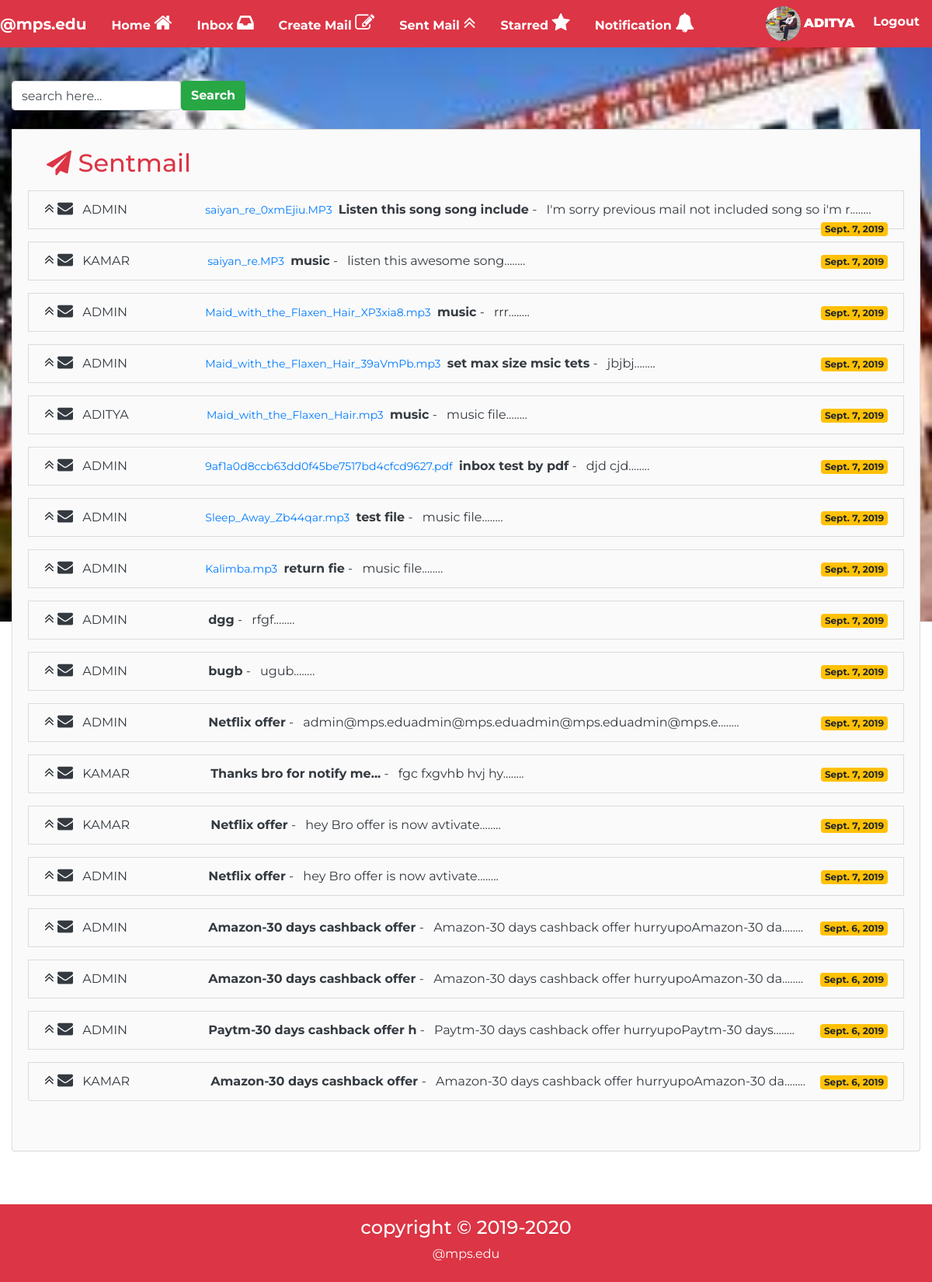
The app's page /sentmail/ (signed in) with its own data.
### account/models.py (models this page shows, shortened)
class Profile(models.Model):
	user=models.OneToOneField(User,on_delete=models.CASCADE)
	gender=models.CharField(max_length=10,choices=(('Male','Male'),('Female','Female')),default='Male')
	tel=models.CharField(max_length=10)
	pic=models.ImageField(upload_to='profile/profile_pic',default="profile/profile_pic/profile_img.jpg")
	type=models.CharField(max_length=10,choices=(('Student','Student'),('Teacher','Teacher')),default='Student')
	security=models.CharField(max_length=50,default="")

### mail/models.py (models this page shows)
class Sentmail(models.Model):
	profile=models.ForeignKey(Profile,on_delete=models.CASCADE,related_name="sentmail_profile")
	to_user=models.ForeignKey(Profile,on_delete=models.CASCADE,related_name="to_user",default='')
	sub=models.CharField(max_length=200)
	msg=models.TextField()
	attach=models.FileField(upload_to="attach_data/",default="",blank=True)
	date=models.DateField(auto_now_add=True)

### mail/views.py (the view)
# urls.py: path('sentmail/',views.sentmail),
@login_required(login_url="/account/login")
def sentmail(req):
	sentmail=Sentmail.objects.filter(profile__user__username=req.user).order_by('-id')
	return render(req,"mail/sentmail.html",{"sentmail":sentmail})

### mail/templates/mail/sentmail.html (shortened to what this page needs)
{%extends 'mail/basic.html'%}
{%block body%}
<div class="container-fluid">
	<section class="my-5">
		<div class=" mt-5 mb-3">
		<form action="/home/search/" method="post" class="form-inline ">
		<input type="search" value="search here..." class="form-control">
		<button type="submit" class="btn btn-success my-2 font-weight-bolder">Search</button>
	</form>
	</div>
	<div class="remove-underline list-group-item bg list-group-item-secondary pb-5 pt-4">
		<h2 class="text-danger ml-4"><i class="fa fa-paper-plane"></i> Sentmail</h2>
{% for msg in sentmail%}
<li class="list-group-item list-group-item-secondary inbox my-3 delhover" id="delhover{{msg.id}}">
    <a href="/home/sentmail_view/{{msg.id}}" class="text-dark">
   <i class="fa fa-angle-double-up font-awesome-size"></i>&nbsp<i class="fa fa-envelope font-awesome-size"></i>
	<span class="ml-2 mr-5 ">{{msg.to_user.user.username|upper}}</span>
	<span class="ml-5 text-primary" style="font-size:14px;">{{msg.attach.name|slice:"12:"}}</span>
	<span class="font-weight-bolder ml-1">{{msg.sub|slice:":30"}}</span> -
	<span class="ml-2">{{msg.msg|slice:":50"}}........</span></a>
	<span class="float-right"><span class="badge badge-warning">{{msg.date}}</span></span>
</li>
{%endfor%}
</div>
</section>
</div>
{%endblock%}

### mail/templates/mail/basic.html (shortened to what this page needs)
<!DOCTYPE html>
<html>
<head>
<link rel="stylesheet" href="https://maxcdn.bootstrapcdn.com/bootstrap/4.3.1/css/bootstrap.min.css">
<link rel="stylesheet" type="text/css" href="https://stackpath.bootstrapcdn.com/font-awesome/4.7.0/css/font-awesome.min.css">
<link href="//maxcdn.bootstrapcdn.com/font-awesome/4.1.0/css/font-awesome.min.css" rel="stylesheet">
{% load static %}
</head>
<body>
<nav class="navbar navbar-expand-md navbar-light bg-danger fixed-top p-0">
	<a href="/home" class="navbar-brand text-white font-weight-bolder">@mps.edu</a>
	<div id="mynav" class="collapse navbar-collapse">
<ul class="navbar-nav navbar-link-style font-weight-bolder text-center">
	<li class="nav-item"><a href="/home" class="nav-link p-3">Home <i class="fa fa-home font-awesome-notification"></i></a></li>
		<li class="nav-item p-0"><a href="/home/inbox" class="nav-link p-3">Inbox <i class="fa fa-inbox font-awesome-notification"></i></a></li>
	<li class="nav-item"><a href="/home/create" class="nav-link p-3">Create Mail <i class="fa fa-edit font-awesome-notification"></i></a></li>
	<li class="nav-item"><a href="/home/sentmail" class="nav-link p-3">Sent Mail <i class="fa fa-angle-double-up font-awesome-notification"></i></a></li>
	<li class="nav-item"><a href="/home/starred" class="nav-link p-3">Starred <i class="fa fa-star font-awesome-notification"></i></a></li>
	{%if user.is_authenticated%}
		<li class="nav-item "><a href="#" class="nav-link p-3" data-toggle="popover" id="noti" data-placement="bottom" data-trigger="focus" data-html="true">Notification <i class="fa fa-bell font-awesome-notification"></i></a></li>
	{%endif%}
	</ul>
	<ul class="navbar-nav navbar-link-style text-center ml-auto font-weight-bolder">
	{%if user.is_authenticated%}
	<li class="nav-item"><a href="/account/profile" class="nav-link text-white"><img src="/media/{{user.profile.pic}}" class="img-fluid img-login rounded-circle">  <b>{{user.username|upper}}</b></a></li>
	<li class="nav-item"><a href="/account/logout" class="nav-link text-white p-3">Logout</a></li>
	{%else%}
	<li class="nav-item"><a href="/account/login" class="nav-link text-white p-3">Login</a></li>
	<li class="nav-item"><a href="/account/signup" class="nav-link text-white p-3">Register</a></li>
	{%endif%}
</ul>
</div>
</nav><br><br>
<main class="my-5">
{%block body%} {%endblock%}
</main><br><br><br><br><br>
<footer class="mt-5 pt-3 pb-2 bg-danger text-white">
<h4 class="text-center">copyright &copy 2019-2020</h4>
<p class="text-center">@mps.edu</p>
</footer>
</body>
</html>

### records on screen
Sentmail: to_user.user.username "ADMIN", attach.name "saiyan_re_0xmEjiu.MP3", sub "Listen this song song include", msg "I'm sorry previous mail not included song so i'm r", date "Sept. 7, 2019"
Sentmail: to_user.user.username "KAMAR", attach.name "saiyan_re.MP3", sub "music", msg "listen this awesome song", date "Sept. 7, 2019"
Sentmail: to_user.user.username "ADMIN", attach.name "Maid_with_the_Flaxen_Hair_XP3xia8.mp3", sub "music", msg "rrr", date "Sept. 7, 2019"
Sentmail: to_user.user.username "ADMIN", attach.name "Maid_with_the_Flaxen_Hair_39aVmPb.mp3", sub "set max size msic tets", msg "jbjbj", date "Sept. 7, 2019"
Sentmail: to_user.user.username "ADITYA", attach.name "Maid_with_the_Flaxen_Hair.mp3", sub "music", msg "music file", date "Sept. 7, 2019"
Sentmail: to_user.user.username "ADMIN", attach.name "9af1a0d8ccb63dd0f45be7517bd4cfcd9627.pdf", sub "inbox test by pdf", msg "djd cjd", date "Sept. 7, 2019"
Sentmail: to_user.user.username "ADMIN", attach.name "Sleep_Away_Zb44qar.mp3", sub "test file", msg "music file", date "Sept. 7, 2019"
Sentmail: to_user.user.username "ADMIN", attach.name "Kalimba.mp3", sub "return fie", msg "music file", date "Sept. 7, 2019"
Sentmail: to_user.user.username "ADMIN", sub "dgg", msg "rfgf", date "Sept. 7, 2019"
Sentmail: to_user.user.username "ADMIN", sub "bugb", msg "ugub", date "Sept. 7, 2019"
Sentmail: to_user.user.username "ADMIN", sub "Netflix offer", msg "admin@mps.eduadmin@mps.eduadmin@mps.eduadmin@mps.e", date "Sept. 7, 2019"
Sentmail: to_user.user.username "KAMAR", sub "Thanks bro for notify me...", msg "fgc fxgvhb hvj hy", date "Sept. 7, 2019"
Sentmail: to_user.user.username "KAMAR", sub "Netflix offer", msg "hey Bro offer is now avtivate", date "Sept. 7, 2019"
Sentmail: to_user.user.username "ADMIN", sub "Netflix offer", msg "hey Bro offer is now avtivate", date "Sept. 7, 2019"
Sentmail: to_user.user.username "ADMIN", sub "Amazon-30 days cashback offer", msg "Amazon-30 days cashback offer hurryupoAmazon-30 da", date "Sept. 6, 2019"
Sentmail: to_user.user.username "ADMIN", sub "Amazon-30 days cashback offer", msg "Amazon-30 days cashback offer hurryupoAmazon-30 da", date "Sept. 6, 2019"
Sentmail: to_user.user.username "ADMIN", sub "Paytm-30 days cashback offer h", msg "Paytm-30 days cashback offer hurryupoPaytm-30 days", date "Sept. 6, 2019"
Sentmail: to_user.user.username "KAMAR", sub "Amazon-30 days cashback offer", msg "Amazon-30 days cashback offer hurryupoAmazon-30 da", date "Sept. 6, 2019"

### other values on screen
{{ user.username|upper }} "ADITYA"
